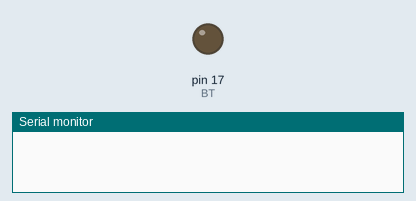
The sketch below on a simulated Arduino Uno, built with avr-gcc and run on an emulated ATmega328P. Shown: output pins drawn as LEDs (lit = HIGH), the last lines printed to the serial monitor.

Above: at 0.1 s.
At 9.1 s:
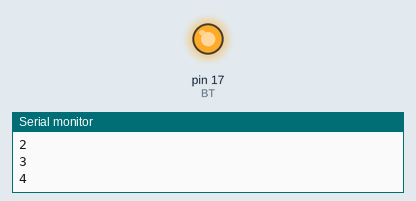
Timing chart, 0 to 10.6 s (numbered marks = the images above):
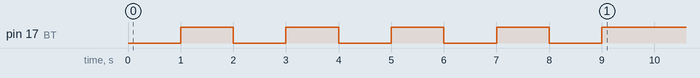

The sketch:

lab4.2.ino
```cpp
#define BT 17
void setup() {
  pinMode(BT, OUTPUT);
  Serial.begin(115200);
  int count = 1;
  do {
    digitalWrite(BT, LOW);
    delay(1000);
    digitalWrite(BT, HIGH);
    delay(1000);
    Serial.println(count);
    count++;
  } while (count <= 5);
}

void loop() {
}
```
